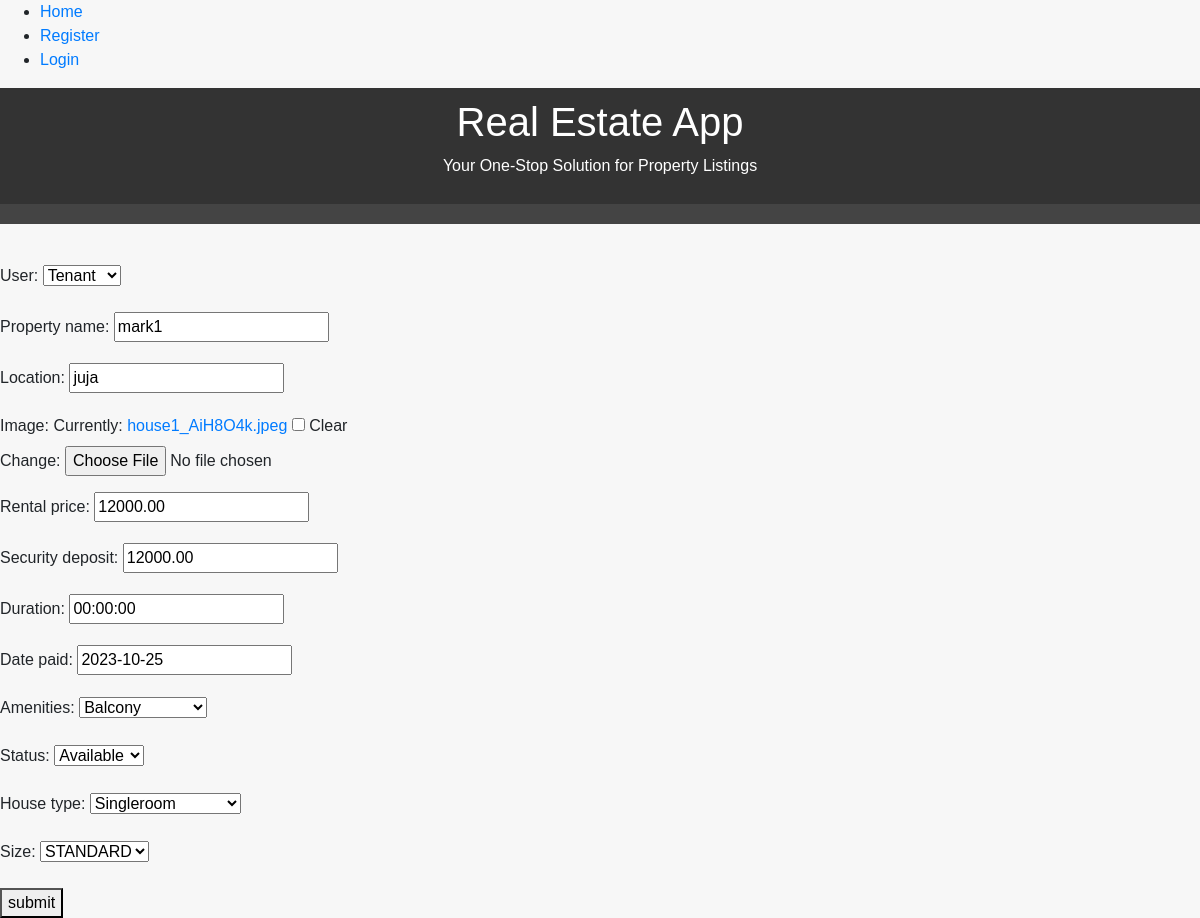
Page /listing/1/edit/ on the committed database.
### coreApp/models.py (models this page shows, shortened)
class Property_model(models.Model):
    user = models.ForeignKey(User, on_delete=models.CASCADE, related_name='property')
    property_name = models.CharField(max_length=255)
    location = models.CharField(max_length=50)
    image = models.ImageField(blank=True, null=True)
    rental_price = models.DecimalField(max_digits=10, decimal_places=2)
    security_deposit = models.DecimalField(max_digits=10, decimal_places=2)
    start_date = models.start_date = datetime.now()
    end_date = models.end_date = datetime.now()
    duration = models.DurationField()
    date_paid = models.DateField(blank=True, null=True)
    AMENITIES_CHOICES = [
        ('Balcony','Balcony'),
        ('Gym','Gym'),
        ('SwimmingPool','SwimmingPool')]
    STATUS_CHOICES=[
        ('Available','Available'),
        ('Occupied', 'Occupied') ]
    HOUSE_SIZE = [('STANDARD','STANDARD'),
                  ('Spacious','Spacious')]
    TYPE_OF_HOUSE =[('Singleroom','Singleroom'),
                    ('Bedsitter','Bedsitter'),
                    ('Onebedroom','Onebedroom'),
                    ('Twobedroom','Twobedroom'),
                    ('Threebedroom','Threebedroom'),
                    ('Fourbedroom','Fourbedroom'),
                    ('Studio','Studio'),
                    ('Commercialshops','Commercialshops')]
    amenities = models.TextField(choices=AMENITIES_CHOICES)
    status = models.TextField(choices=STATUS_CHOICES)
    house_type = models.CharField(max_length=50,choices=TYPE_OF_HOUSE)
    size = models.CharField(max_length=50,choices=HOUSE_SIZE)

### coreApp/views.py (the view)
# urls.py: path('listing/<pk>/edit/', listing_update, name='listing_edit')
def listing_update(request, pk):
    listing = Property_model.objects.get(id=pk)
    form = ListingForm(instance=listing)
    if request.method == "POST":
        form = ListingForm(request.POST, instance=listing, files=request.FILES)
        if form.is_valid():
            form.save()
            return redirect("/")
    context = {
        "form": form
    }
    return render(request, "listing_update.html", context)

### coreApp/forms.py
class ListingForm(ModelForm):
    class Meta:
        model = Property_model
        fields = '__all__'

### coreApp/templates/listing_update.html (shortened to what this page needs)
{% include 'commons/base.html' %}
<form method="post" enctype="multipart/form-data">
      {{ form.as_p}}
      <button type="submit"> submit</button>
  </form>

### accounts/templates/commons/base.html (style rules this page uses)
body { display: flex; flex-direction: column; min-height: 100vh; margin: 0; font-family: Arial, sans-serif; background-color: #f7f7f7; }

### rows in the picture
Property_model: user "Tenant", property_name "mark1", location "juja", rental_price "12000.00", security_deposit "12000.00", duration "00:00:00", date_paid "2023-10-25", amenities "Balcony", status "Available", house_type "Singleroom", size "STANDARD"
